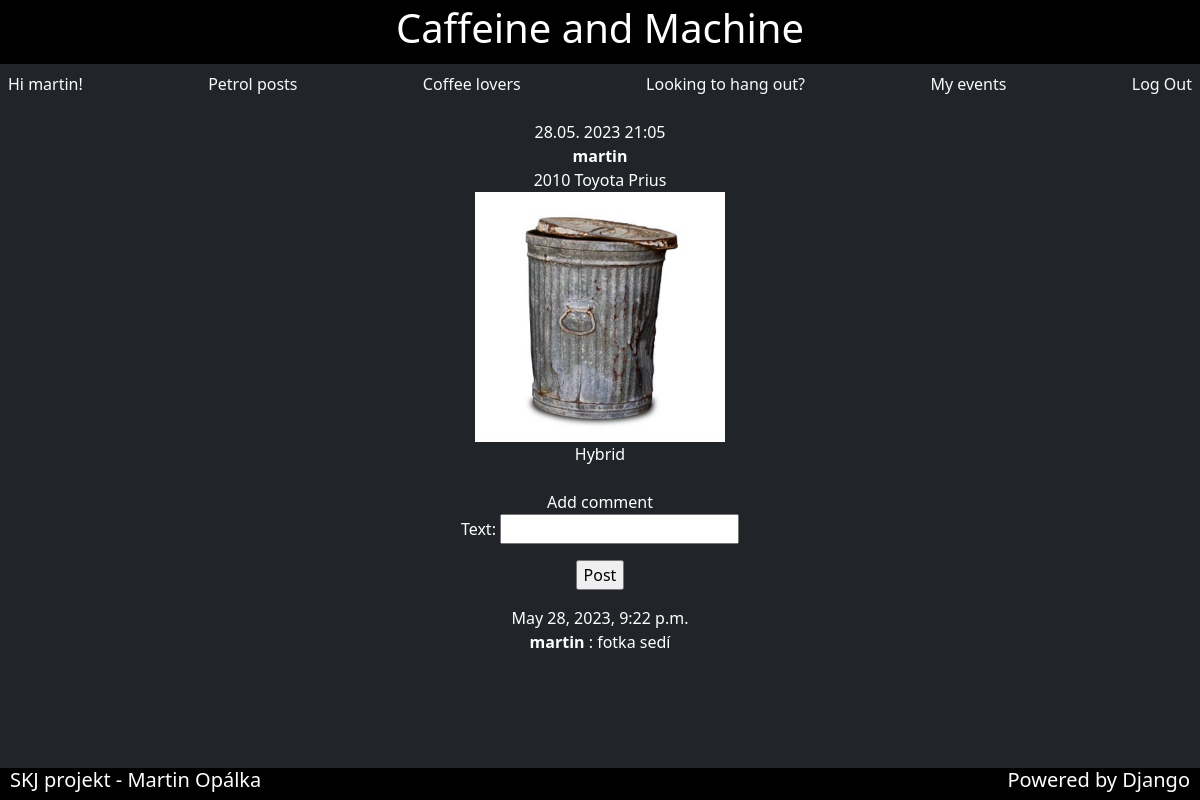
Page /browseVehicles/1 (signed in) on the committed database.
### cam/models.py (models this page shows)
class Vehicle(models.Model):
    user = models.ForeignKey(User, on_delete=models.CASCADE)
    brand = models.CharField(max_length=50)
    model = models.CharField(max_length=50)
    year = models.PositiveIntegerField()
    desc = models.TextField()
    image = models.ImageField(upload_to='', default='trashcan.png')
    published = models.DateTimeField('post date', auto_now_add=True)

class VehComment(models.Model):
    user = models.ForeignKey(User, on_delete=models.CASCADE)
    post = models.ForeignKey(Vehicle, on_delete=models.CASCADE)
    text = models.CharField(max_length=100)
    published = models.DateTimeField('comment date', auto_now_add=True)

### cam/views.py (the view)
# urls.py: path('browseVehicles/<int:postId>', views.detailVeh, name='vehicle'),
def detailVeh(request, postId):
    post = Vehicle.objects.get(pk=postId)
    comments = VehComment.objects.filter(post_id=post.id)
    commentForm = VehicleCommentForm()
    return render(request, 'cam/vehicle.detail.html', {'post': post, 'comments': comments,
                                                    'commentForm': commentForm})

### cam/forms.py
class VehicleCommentForm(forms.ModelForm):
    class Meta:
        model = VehComment
        fields = ['text']

### templates/cam/vehicle.detail.html (shortened to what this page needs)
<html>
{% include "cam/header.html" %}
    {% block content %}
    <body class="d-flex flex-column h-100">
    <div class="container-fluid h-100 bg-dark text-white text-center" style="padding-left: 5%; padding-right: 5%;">
    {% if not user.is_authenticated %}
    <p>You are not logged in</p>
    <a href="{% url 'login' %}">Log In</a>
    {% else %}
    {{ post.published  | date:"d.m. Y H:m" }}<br>
    <b>{{ post.user.username }}</b><br>
    {{ post.year }} {{ post.brand }} {{ post.model }}<br>
    <img src="{{post.image.url}}" width="250" height="250"><br>
    {{ post.desc }}<br><br>
    Add comment<br>
    <form action="{% url 'postVehComment' post.id %}" method="POST">
        {{ commentForm.as_p }}
        <input type="submit" value="Post">
    </form>
    {% for comment in comments %}
        {{ comment.published }}<br>
        <b>{{ comment.user.username }}</b> :
        {{ comment.text }}<br>
    {% endfor %}
    {% endif %}
    </div>
    </body>
    {% endblock %}
{% include "cam/footer.html" %}
</html>

### templates/cam/header.html (shortened to what this page needs)
<head>
    {% load bootstrap5 %}
    {% bootstrap_css %}
    <div class="container-fluid p-1 bg-black text-white text-center">
        <h1>
            Caffeine and Machine
        </h1>
    </div>
    {% if user.is_authenticated %}
    <div class="container-fluid p-2 bg-dark text-white text-left">
        <div class="d-flex justify-content-between">
            Hi {{ user.username }}!
            <a class="nav-link link-light" href="{% url 'vehicles' %}">Petrol posts</a>
            <a class="nav-link link-light" href="{% url 'cafe' %}">Coffee lovers</a>
            <a class="nav-link link-light" href="{% url 'events' %}">Looking to hang out?</a>
            <a class="nav-link link-light" href="{% url 'myEvents' %}">My events</a>
            <p><a class="nav-link link-light" href="{% url 'logout' %}">Log Out</a></p>
        </div>
    </div>
    {% endif %}
</head>

### templates/cam/footer.html
<footer class="mt-auto bg-black text-white text-center">
    <h5>
        <div class="d-flex justify-content-between">
            <div style="padding-left: 10;">SKJ projekt - Martin Opálka</div>
            <div style="padding-right: 10;">Powered by Django</div>
        </div>
    </h5>
</footer>

### rows in the picture
Vehicle: published "28.05. 2023 21:05", user.username "martin", year "2010", brand "Toyota", model "Prius", image (picture), desc "Hybrid"
VehComment: published "May 28, 2023, 9:22 p.m.", user.username "martin", text "fotka sedí"

### other values in the picture
{{ user.username }} "martin"
